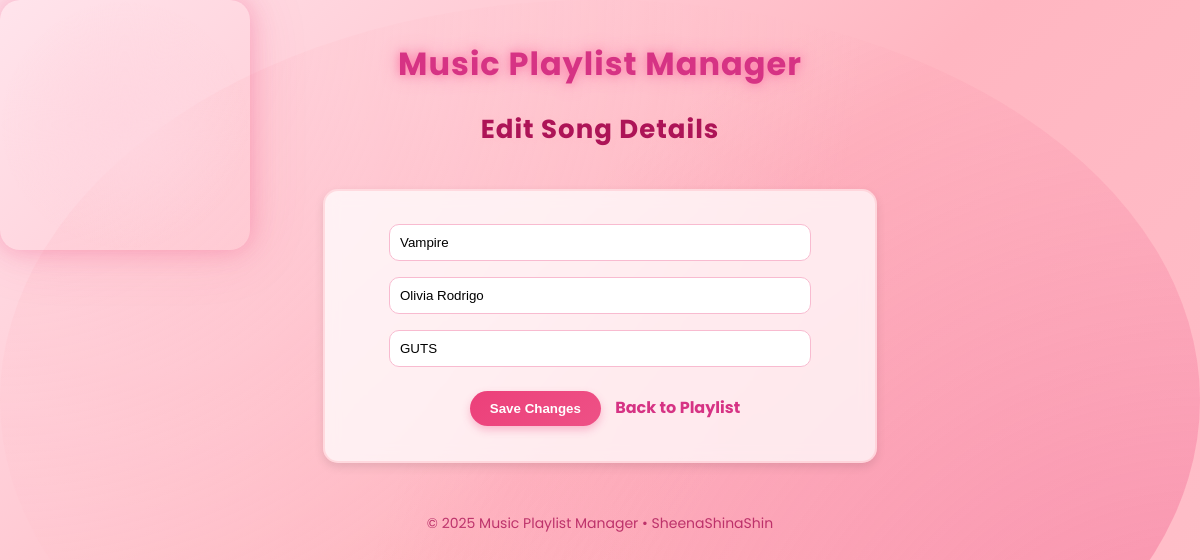
The app's page /edit/2 (signed in) with its own data.
### app.py (models this page shows)
class Song(db.Model):
    id = db.Column(db.Integer, primary_key=True)
    title = db.Column(db.String(200), nullable=False)
    artist = db.Column(db.String(150), nullable=False)
    album = db.Column(db.String(150), nullable=False)
    user_id = db.Column(db.Integer, db.ForeignKey('user.id'), nullable=False)
    user = db.relationship('User', backref=db.backref('songs', lazy=True))

### app.py (the view, shortened to what this page needs)
@app.route('/edit/<int:id>', methods=['GET', 'POST'])
@login_required
def edit_song(id):
    user = current_user()
    song = Song.query.get_or_404(id)
    if song.user_id != user.id:
        flash("You are not allowed to edit that song.", "danger")
        return redirect(url_for('index'))
    return render_template('edit.html', song=song)

### app.py (called while the page is built)
def login_required(f):
    @wraps(f)
    def decorated_function(*args, **kwargs):
        if 'user_id' not in session:
            flash("You must be logged in to view that page.", "warning")
            return redirect(url_for('login'))
        return f(*args, **kwargs)
    return decorated_function

def current_user():
    if 'user_id' in session:
        return User.query.get(session['user_id'])
    return None

### templates/edit.html (shortened to what this page needs)
<!DOCTYPE html>
<html lang="en">
<head>
    <link rel="stylesheet" href="{{ url_for('static', filename='style.css') }}">
</head>
<body>
    <h1>Music Playlist Manager</h1>
    <h2>Edit Song Details</h2>
    <form action="/update/{{ song.id }}" method="POST">
        <input type="text" name="title" value="{{ song.title }}" placeholder="Song Title" required>
        <input type="text" name="artist" value="{{ song.artist }}" placeholder="Artist" required>
        <input type="text" name="album" value="{{ song.album }}" placeholder="Album" required>
        <br>
        <button type="submit">Save Changes</button>
        <a href="/" class="back-link">Back to Playlist</a>
    </form>
<footer>© 2025 Music Playlist Manager • SheenaShinaShin</footer>
</body>
</html>

### static/style.css (style rules this page uses)
body { font-family: 'Poppins', sans-serif; margin: 40px; background: linear-gradient(135deg, #ffe4ec, #ffb6c1, #ffc0cb); background-attachment: fixed; color: #4a4a4a; }
h1, h2 { text-align: center; color: #d63384; }
form { background: white; padding: 25px; border-radius: 15px; box-shadow: 0 4px 10px rgba(0,0,0,0.1); max-width: 500px; margin: 40px auto; text-align: center; transition: transform 0.3s ease, box-shadow 0.3s ease; }
form input { padding: 10px; margin: 8px; width: 80%; border: 1px solid #f8bbd0; border-radius: 10px; transition: 0.3s; outline: none; }
button { padding: 10px 20px; background: linear-gradient(135deg, #ec407a, #f06292); background-size: 200% 200%; animation: gradientMove 3s ease infinite; color: white; border: none; border-radius: 25px; cursor: pointer; font-weight: bold; transition: all 0.3s ease; box-shadow: 0 4px 8px rgba(236,64,122,0.3); margin: 10px; position: relative; overflow: hidden; }
button::after { content: ""; position: absolute; top: -50%; left: -50%; width: 200%; height: 200%; background: radial-gradient(circle, rgba(255,255,255,0.5) 10%, transparent 10.01%); background-size: 10px 10px; opacity: 0; transition: opacity 0.3s; }
a.back-link { display: inline-block; margin-top: 20px; color: #d63384; text-decoration: none; font-weight: bold; transition: 0.2s; }
h1 { text-shadow: 0 0 10px #ff80ab, 0 0 20px #f48fb1; letter-spacing: 1px; animation: shimmer 3s infinite alternate; }
body::before, body::after { content: ""; position: fixed; width: 250px; height: 250px; border-radius: 50%; background: radial-gradient(circle at center, #ffd6e0 0%, transparent 70%); animation: floaty 10s infinite ease-in-out alternate; z-index: -1; }
body::after { top: 60%; left: 70%; animation-delay: 3s; }
body::before { top: 10%; left: 20%; }
h2 { text-align: center; color: #ad1457; font-size: 26px; letter-spacing: 1px; text-shadow: 1px 1px 4px rgba(255, 192, 203, 0.6); }
footer { text-align: center; color: #ad1457; margin-top: 50px; font-size: 14px; opacity: 0.8; }
body::before { content: ""; position: fixed; inset: 0; border-radius: 20px; box-shadow: 0 0 25px rgba(236, 64, 122, 0.3), 0 0 60px rgba(236, 64, 122, 0.15); z-index: -2; }
body::after { content: ""; position: fixed; top: 0; left: 0; width: 100%; height: 100%; background: radial-gradient(circle at top left, rgba(255,192,203,0.4), transparent 60%), radial-gradient(circle at bottom right, rgba(236,64,122,0.4), transparent 60%); z-index: -3; }
form, table, .landing-container, .delete-container { background: rgba(255, 255, 255, 0.75); backdrop-filter: blur(8px); border: 2px solid rgba(255, 182, 193, 0.4); }
button { position: relative; overflow: hidden; }
button::before { content: ""; position: absolute; top: 0; left: -70%; width: 50%; height: 100%; background: rgba(255,255,255,0.45); transform: skewX(-25deg); animation: shine 2.5s infinite; }
a.back-link { transition: 0.3s; }

### records on screen
Song: title "Vampire", artist "Olivia Rodrigo", album "GUTS"
